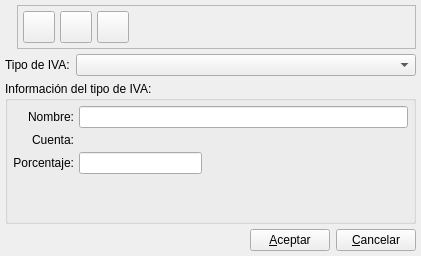
<ui version="4.0" >
 <class>TipoIvaBase</class>
 <widget class="QWidget" name="TipoIvaBase" >
  <property name="geometry" >
   <rect>
    <x>0</x>
    <y>0</y>
    <width>421</width>
    <height>256</height>
   </rect>
  </property>
  <property name="windowTitle" >
   <string>Tipos de IVA</string>
  </property>
  <property name="windowIcon" >
   <iconset resource="../../bulmages.qrc" >:/Bulmafact48x48/images/png/48x48/i_bulmages_iva.48x48.png</iconset>
  </property>
  <layout class="QVBoxLayout" >
   <property name="margin" >
    <number>5</number>
   </property>
   <property name="spacing" >
    <number>5</number>
   </property>
   <item>
    <layout class="QHBoxLayout" >
     <property name="margin" >
      <number>0</number>
     </property>
     <property name="spacing" >
      <number>5</number>
     </property>
     <item>
      <widget class="QLabel" name="label" >
       <property name="text" >
        <string/>
       </property>
       <property name="pixmap" >
        <pixmap resource="../../bulmages.qrc" >:/Bulmafact48x48/images/png/48x48/i_bulmages_iva.48x48.png</pixmap>
       </property>
      </widget>
     </item>
     <item>
      <widget class="QFrame" name="frame" >
       <property name="frameShape" >
        <enum>QFrame::StyledPanel</enum>
       </property>
       <property name="frameShadow" >
        <enum>QFrame::Raised</enum>
       </property>
       <layout class="QHBoxLayout" >
        <property name="margin" >
         <number>5</number>
        </property>
        <property name="spacing" >
         <number>5</number>
        </property>
        <item>
         <widget class="QToolButton" name="mui_nuevo2" >
          <property name="minimumSize" >
           <size>
            <width>32</width>
            <height>32</height>
           </size>
          </property>
          <property name="maximumSize" >
           <size>
            <width>32</width>
            <height>32</height>
           </size>
          </property>
          <property name="text" >
           <string/>
          </property>
          <property name="icon" >
           <iconset resource="../../bulmages.qrc" >:/Images/document-new.svg</iconset>
          </property>
          <property name="iconSize" >
           <size>
            <width>32</width>
            <height>32</height>
           </size>
          </property>
         </widget>
        </item>
        <item>
         <widget class="QToolButton" name="mui_borrar2" >
          <property name="minimumSize" >
           <size>
            <width>32</width>
            <height>32</height>
           </size>
          </property>
          <property name="maximumSize" >
           <size>
            <width>32</width>
            <height>32</height>
           </size>
          </property>
          <property name="text" >
           <string/>
          </property>
          <property name="icon" >
           <iconset resource="../../bulmages.qrc" >:Images/edit-delete.svg</iconset>
          </property>
          <property name="iconSize" >
           <size>
            <width>22</width>
            <height>22</height>
           </size>
          </property>
         </widget>
        </item>
        <item>
         <widget class="QToolButton" name="mui_guardar2" >
          <property name="minimumSize" >
           <size>
            <width>32</width>
            <height>32</height>
           </size>
          </property>
          <property name="maximumSize" >
           <size>
            <width>32</width>
            <height>32</height>
           </size>
          </property>
          <property name="text" >
           <string/>
          </property>
          <property name="icon" >
           <iconset resource="../../bulmages.qrc" >:/Images/edit-save.svg</iconset>
          </property>
          <property name="iconSize" >
           <size>
            <width>22</width>
            <height>22</height>
           </size>
          </property>
         </widget>
        </item>
        <item>
         <spacer>
          <property name="orientation" >
           <enum>Qt::Horizontal</enum>
          </property>
          <property name="sizeType" >
           <enum>QSizePolicy::Expanding</enum>
          </property>
          <property name="sizeHint" >
           <size>
            <width>405</width>
            <height>21</height>
           </size>
          </property>
         </spacer>
        </item>
       </layout>
      </widget>
     </item>
    </layout>
   </item>
   <item>
    <layout class="QHBoxLayout" >
     <property name="margin" >
      <number>0</number>
     </property>
     <property name="spacing" >
      <number>6</number>
     </property>
     <item>
      <widget class="QLabel" name="textLabel2" >
       <property name="text" >
        <string>Tipo de IVA:</string>
       </property>
      </widget>
     </item>
     <item>
      <widget class="QComboBox" name="mui_comboTipoIVA" >
       <property name="sizePolicy" >
        <sizepolicy>
         <hsizetype>7</hsizetype>
         <vsizetype>0</vsizetype>
         <horstretch>0</horstretch>
         <verstretch>0</verstretch>
        </sizepolicy>
       </property>
      </widget>
     </item>
    </layout>
   </item>
   <item>
    <widget class="QGroupBox" name="groupBox" >
     <property name="title" >
      <string>Información del tipo de IVA:</string>
     </property>
     <layout class="QGridLayout" >
      <property name="margin" >
       <number>5</number>
      </property>
      <property name="spacing" >
       <number>5</number>
      </property>
      <item row="2" column="2" >
       <spacer>
        <property name="orientation" >
         <enum>Qt::Horizontal</enum>
        </property>
        <property name="sizeHint" >
         <size>
          <width>201</width>
          <height>20</height>
         </size>
        </property>
       </spacer>
      </item>
      <item row="2" column="1" >
       <widget class="QLineEdit" name="mui_porcentTipoIVA" />
      </item>
      <item row="3" column="0" colspan="3" >
       <spacer>
        <property name="orientation" >
         <enum>Qt::Vertical</enum>
        </property>
        <property name="sizeType" >
         <enum>QSizePolicy::Expanding</enum>
        </property>
        <property name="sizeHint" >
         <size>
          <width>381</width>
          <height>21</height>
         </size>
        </property>
       </spacer>
      </item>
      <item row="0" column="0" >
       <widget class="QLabel" name="textLabel1" >
        <property name="text" >
         <string>Nombre:</string>
        </property>
        <property name="alignment" >
         <set>Qt::AlignRight|Qt::AlignTrailing|Qt::AlignVCenter</set>
        </property>
       </widget>
      </item>
      <item row="2" column="0" >
       <widget class="QLabel" name="textLabel1_2_2" >
        <property name="sizePolicy" >
         <sizepolicy>
          <hsizetype>5</hsizetype>
          <vsizetype>5</vsizetype>
          <horstretch>0</horstretch>
          <verstretch>0</verstretch>
         </sizepolicy>
        </property>
        <property name="text" >
         <string>Porcentaje:</string>
        </property>
        <property name="alignment" >
         <set>Qt::AlignRight|Qt::AlignTrailing|Qt::AlignVCenter</set>
        </property>
       </widget>
      </item>
      <item row="1" column="0" >
       <widget class="QLabel" name="textLabel1_2_3" >
        <property name="sizePolicy" >
         <sizepolicy>
          <hsizetype>5</hsizetype>
          <vsizetype>5</vsizetype>
          <horstretch>0</horstretch>
          <verstretch>0</verstretch>
         </sizepolicy>
        </property>
        <property name="text" >
         <string>Cuenta:</string>
        </property>
        <property name="alignment" >
         <set>Qt::AlignRight|Qt::AlignTrailing|Qt::AlignVCenter</set>
        </property>
       </widget>
      </item>
      <item row="0" column="1" colspan="2" >
       <widget class="QLineEdit" name="mui_nombreTipoIVA" />
      </item>
      <item row="1" column="1" colspan="2" >
       <widget class="BusquedaCuenta" native="1" name="mui_codigoCtaTipoIVA" />
      </item>
     </layout>
    </widget>
   </item>
   <item>
    <layout class="QHBoxLayout" >
     <property name="margin" >
      <number>0</number>
     </property>
     <property name="spacing" >
      <number>6</number>
     </property>
     <item>
      <spacer>
       <property name="orientation" >
        <enum>Qt::Horizontal</enum>
       </property>
       <property name="sizeHint" >
        <size>
         <width>40</width>
         <height>20</height>
        </size>
       </property>
      </spacer>
     </item>
     <item>
      <widget class="QPushButton" name="mui_aceptar" >
       <property name="text" >
        <string>&amp;Aceptar</string>
       </property>
      </widget>
     </item>
     <item>
      <widget class="QPushButton" name="mui_cancelar" >
       <property name="text" >
        <string>&amp;Cancelar</string>
       </property>
      </widget>
     </item>
    </layout>
   </item>
  </layout>
 </widget>
 <layoutdefault spacing="6" margin="11" />
 <customwidgets>
  <customwidget>
   <class>BusquedaCuenta</class>
   <extends>QWidget</extends>
   <header>busquedacuenta.h</header>
  </customwidget>
 </customwidgets>
 <tabstops>
  <tabstop>mui_nuevo2</tabstop>
  <tabstop>mui_borrar2</tabstop>
  <tabstop>mui_guardar2</tabstop>
  <tabstop>mui_comboTipoIVA</tabstop>
  <tabstop>mui_nombreTipoIVA</tabstop>
  <tabstop>mui_porcentTipoIVA</tabstop>
  <tabstop>mui_aceptar</tabstop>
  <tabstop>mui_cancelar</tabstop>
 </tabstops>
 <resources>
  <include location="../../bulmages.qrc" />
 </resources>
 <connections/>
</ui>
